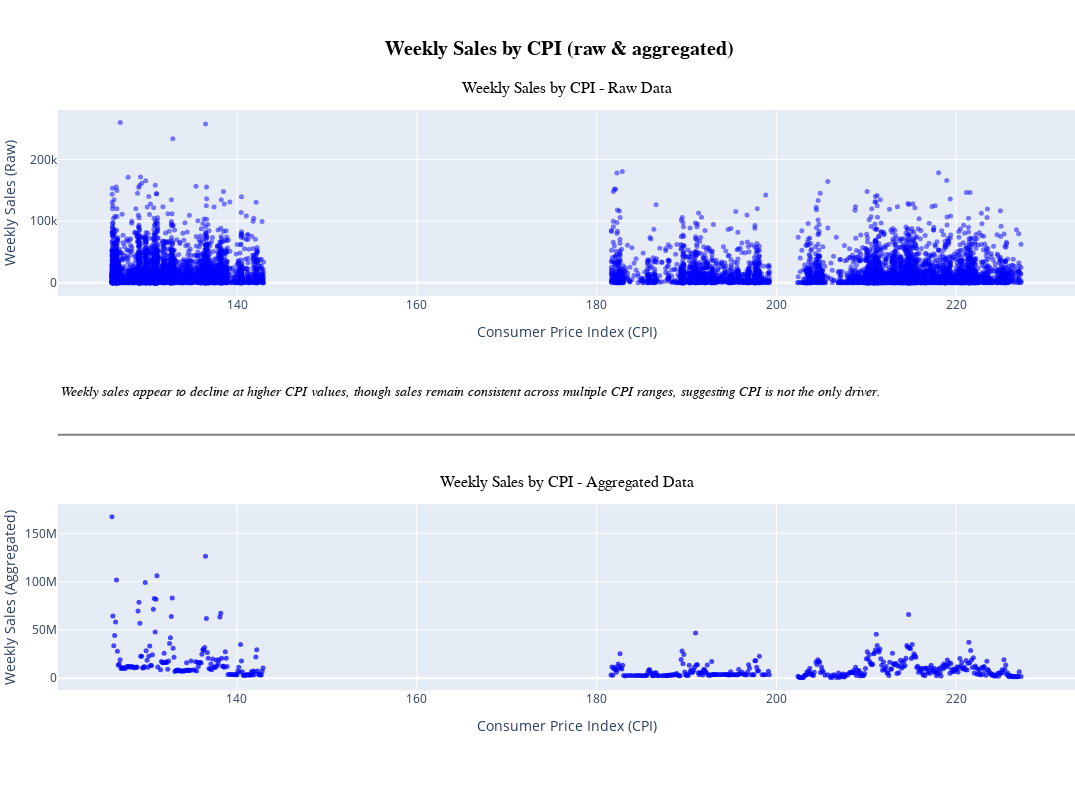

Notebook code for this chart:
### Code cell
# Build the dashboard-type of presentation

# First, let's layout the overall container for the charts
fig = make_subplots(
    rows=2,
    cols=1,
    specs=[
        [{'type':"xy", 't':0, 'b':0}],
        [{"type":"xy", 't':0, 'b':0}]
    ],
    row_heights=[0.50, 0.50],
    vertical_spacing = 0.36,  # vertical spacing between the charts
)

# ===================================

# Raw Data 
# It's likely that our dataset will be too large for Plotly to be able to
# plot all the points.  This was evidenced with several lock-up events 
# while trying to run the report initially.
# Pull a sample subset of about 10K rows to do the analysis.  Include a
# "random_state" parameter to be able to reproduce the exact same sample
# with each successive run.
df_sampled = df.sample(n=10000, random_state=23)

# Weekly Sales by CPI
trace_sales_by_cpi = go.Scatter(
    x = df_sampled['cpi'],
    y = df_sampled['weekly_sales'],
    mode = 'markers',
    marker = dict(size=5, color='blue', opacity=0.5),
    hovertemplate='CPI: %{x:.2f}<br>Weekly Sales: %{y:$,.2f}<extra></extra>'
)

# Create a trace for the yearly bar chart
fig.add_trace(trace_sales_by_cpi, row=1, col=1)

# Add an annotation for the title of this Scatter plot
fig.add_annotation(
    text = 'Weekly Sales by CPI - Raw Data',
    x = 0.5,  # roughly center of line chart
    y = 1.055,  # above the line chart
    xref = "paper",
    yref = "paper",
    yanchor = 'top',
    xanchor = 'center',
    showarrow = False,
    font = dict(size=16, family="Helvetica Neue", color="black")
)

fig.update_xaxes(title_text="Consumer Price Index (CPI)", row=1, col=1)
fig.update_yaxes(title_text="Weekly Sales (Raw)", row=1, col=1)

# Add an annotation to describe what we're seeing
fig.add_annotation(
    text = '<i>Weekly sales appear to decline at higher CPI values, though sales remain consistent across multiple CPI ranges, suggesting CPI is not the only driver.</i>',
    x = 0.0,  # roughly center of line chart
    y = 0.53,  # above the line chart
    xref = "paper",
    yref = "paper",
    yanchor = 'top',
    xanchor = 'left',
    showarrow = False,
    font = dict(size=14, family="Helvetica Neue", color="black")
)

# =======================================

# Aggregated Data
# Since my plot varied so much when compared to the plot in the project documentation,
# I decided to take a different approach to get closer to the image in the documentation.

# Round the CPI value down to a single decimal point to create "bins" for the CPI values
# Use the raw CPI data for this
df['cpi_bin'] = df['cpi'].round(1)

# Aggregate the weekly sales by the cpi bin
df_cpi_grouped = df.groupby('cpi_bin', as_index=False)['weekly_sales'].sum()

# Now recreate the scatter plot
# Weekly Sales by CPI
trace_sales_by_cpi_bin = go.Scatter(
    x = df_cpi_grouped['cpi_bin'],
    y = df_cpi_grouped['weekly_sales'],
    mode = 'markers',
    marker = dict(size=5, color='blue', opacity=0.7),
    hovertemplate='CPI: %{x:.1f}<br>Total Weekly Sales: %{y:$,.2f}<extra></extra>'
)

# Create a trace for the yearly bar chart
fig.add_trace(trace_sales_by_cpi_bin, row=2, col=1)

# Add an annotation for the title of this Scatter plot
fig.add_annotation(
    text = 'Weekly Sales by CPI - Aggregated Data',
    x = 0.5,  # roughly center of line chart
    y = 0.34,  # above the line chart
    xref = "paper",
    yref = "paper",
    yanchor = 'bottom',
    xanchor = 'center',
    showarrow = False,
    font = dict(size=16, family="Helvetica Neue", color="black")
)

fig.update_xaxes(title_text="Consumer Price Index (CPI)", row=2, col=1)
fig.update_yaxes(title_text="Weekly Sales (Aggregated)", row=2, col=1)

# =======================================

fig.update_layout(
    margin=dict(l=0, r=0, t=110, b=110),
    title = {
        'text': '<b>Weekly Sales by CPI (raw & aggregated)</b>',
        'x': 0.52,
        'xanchor': 'center',
        'font': dict(
            size=20, 
            family="Helvetica Neue", 
            color="black"
        )    
    },
    # xaxis_title='Consumer Price Index (CPI)',
    # yaxis_title='Total Weekly Sales',
    height=800,
    width=1075,
    showlegend = False
)

# Horizontal, between earliest date and average temperature
fig.add_shape(
    type="line",
    x0=0, x1=1,
    y0=0.44, y1=0.44,
    xref="paper", yref="paper",
    line=dict(color="grey", width=2),
    layer="below"
)


fig.show()

### Figure 1 — Plotly figure (JSON) as saved in the notebook; plotly's stock layout.template omitted (floating-point values rounded to 4 significant figures; data arrays with more than 128 entries replaced by an {"elided": "..."} marker saying what was removed)
{"data": [{"hovertemplate": "CPI: %{x:.2f}<br>Weekly Sales: %{y:$,.2f}<extra></extra>", "marker": {"color": "blue", "opacity": 0.5, "size": 5}, "mode": "markers", "type": "scatter", "x": {"elided": "10000 float values"}, "xaxis": "x", "y": {"elided": "10000 float values"}, "yaxis": "y"}, {"hovertemplate": "CPI: %{x:.1f}<br>Total Weekly Sales: %{y:$,.2f}<extra></extra>", "marker": {"color": "blue", "opacity": 0.7, "size": 5}, "mode": "markers", "type": "scatter", "x": {"elided": "532 float values"}, "xaxis": "x2", "y": {"elided": "532 float values"}, "yaxis": "y2"}], "layout": {"annotations": [{"font": {"color": "black", "family": "Helvetica Neue", "size": 16}, "showarrow": false, "text": "Weekly Sales by CPI - Raw Data", "x": 0.5, "xanchor": "center", "xref": "paper", "y": 1.055, "yanchor": "top", "yref": "paper"}, {"font": {"color": "black", "family": "Helvetica Neue", "size": 14}, "showarrow": false, "text": "<i>Weekly sales appear to decline at higher CPI values, though sales remain consistent across multiple CPI ranges, suggesting CPI is not the only driver.</i>", "x": 0, "xanchor": "left", "xref": "paper", "y": 0.53, "yanchor": "top", "yref": "paper"}, {"font": {"color": "black", "family": "Helvetica Neue", "size": 16}, "showarrow": false, "text": "Weekly Sales by CPI - Aggregated Data", "x": 0.5, "xanchor": "center", "xref": "paper", "y": 0.34, "yanchor": "bottom", "yref": "paper"}], "height": 800, "margin": {"b": 110, "l": 0, "r": 0, "t": 110}, "shapes": [{"layer": "below", "line": {"color": "grey", "width": 2}, "type": "line", "x0": 0, "x1": 1, "xref": "paper", "y0": 0.44, "y1": 0.44, "yref": "paper"}], "showlegend": false, "title": {"font": {"color": "black", "family": "Helvetica Neue", "size": 20}, "text": "<b>Weekly Sales by CPI (raw & aggregated)</b>", "x": 0.52, "xanchor": "center"}, "width": 1075, "xaxis": {"anchor": "y", "domain": [0, 1], "title": {"text": "Consumer Price Index (CPI)"}}, "xaxis2": {"anchor": "y2", "domain": [0, 1], "title": {"text": "Consumer Price Index (CPI)"}}, "yaxis": {"anchor": "x", "domain": [0.68, 1], "title": {"text": "Weekly Sales (Raw)"}}, "yaxis2": {"anchor": "x2", "domain": [0, 0.32], "title": {"text": "Weekly Sales (Aggregated)"}}}}
